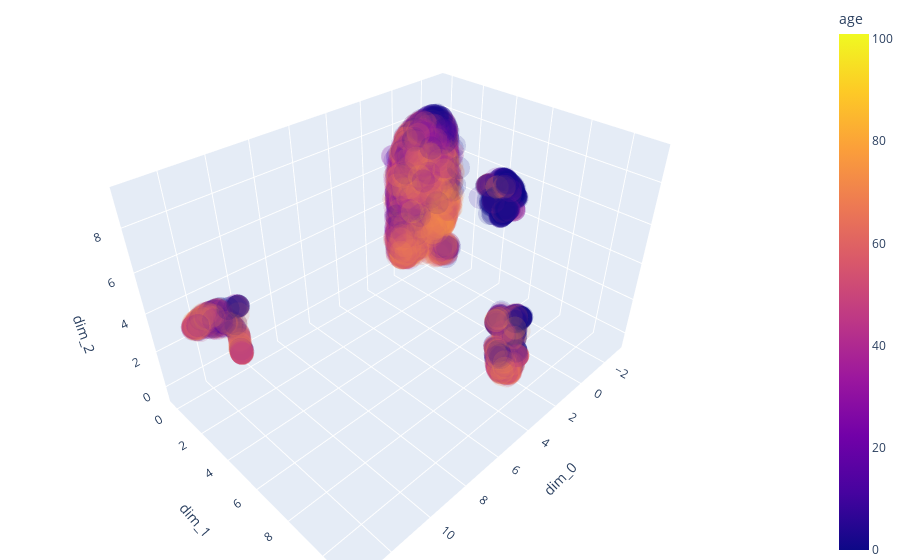

Notebook code for this chart:
### Code cell
fig = px.scatter_3d(celldyn_embedded.sample(10000), x='dim_0', y='dim_1', z='dim_2',
                    color='age', size_max=7, opacity=0.15)

# tight layout
fig.update_layout(margin=dict(l=0, r=0, b=0, t=0))

### Figure 1 — Plotly figure (JSON) as saved in the notebook; plotly's stock layout.template omitted (floating-point values rounded to 4 significant figures; data arrays with more than 128 entries replaced by an {"elided": "..."} marker saying what was removed)
{"data": [{"hovertemplate": "dim_0=%{x}<br>dim_1=%{y}<br>dim_2=%{z}<br>age=%{marker.color}<extra></extra>", "legendgroup": "", "marker": {"color": {"elided": "10000 int values"}, "coloraxis": "coloraxis", "opacity": 0.15, "symbol": "circle"}, "mode": "markers", "name": "", "scene": "scene", "showlegend": false, "type": "scatter3d", "x": {"elided": "10000 float values"}, "y": {"elided": "10000 float values"}, "z": {"elided": "10000 float values"}}], "layout": {"coloraxis": {"colorbar": {"title": {"text": "age"}}, "colorscale": [[0, "#0d0887"], [0.1111, "#46039f"], [0.2222, "#7201a8"], [0.3333, "#9c179e"], [0.4444, "#bd3786"], [0.5556, "#d8576b"], [0.6667, "#ed7953"], [0.7778, "#fb9f3a"], [0.8889, "#fdca26"], [1, "#f0f921"]]}, "legend": {"tracegroupgap": 0}, "margin": {"b": 0, "l": 0, "r": 0, "t": 0}, "scene": {"domain": {"x": [0, 1], "y": [0, 1]}, "xaxis": {"title": {"text": "dim_0"}}, "yaxis": {"title": {"text": "dim_1"}}, "zaxis": {"title": {"text": "dim_2"}}}}}
